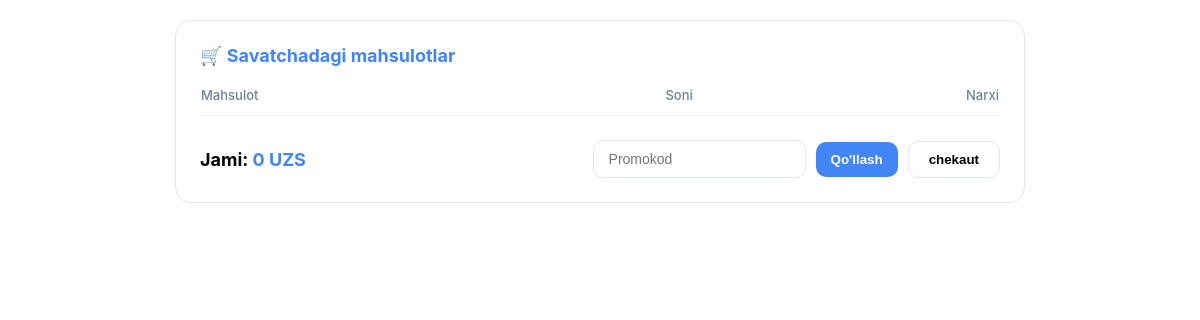
Before: /apps/savat/ with the older database file.
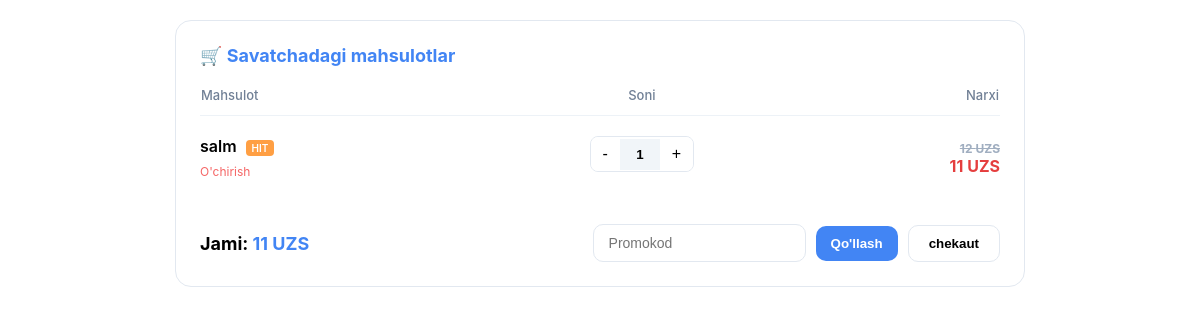
After: the same page with the newer database file.
### apps/models.py (models this page shows, shortened)
class BaseCreatedModel(models.Model):
    created_at = models.DateTimeField(auto_now_add=True)
    updated_at = models.DateTimeField(auto_now=True)
    class Meta:
        abstract = True

class Product(BaseCreatedModel):
    category = models.ForeignKey(Category, on_delete=models.CASCADE, related_name='products')
    name = models.CharField(max_length=200, verbose_name="Mahsulot nomi")
    slug = models.SlugField(max_length=300, unique=True, editable=False)
    price = models.DecimalField(max_digits=12, decimal_places=0, verbose_name="Narxi")
    sale = models.IntegerField(validators=[MaxValueValidator(100), MinValueValidator(0)], default=0)
    description = models.TextField(verbose_name="Tarkibi/Haqida")
    count = models.IntegerField(default=0)
    is_active = models.BooleanField(default=True)
    is_hit = models.BooleanField(default=False, verbose_name="Sotuv xitimi?")
    tags = models.ManyToManyField(Tags, blank=True, related_name='tag_list')

### apps/views.py (the view)
# urls.py: path('savat/', savatView.as_view(), name='savat'),
class savatView(TemplateView):
    template_name = 'product/savat.html'
    def get_context_data(self, **kwargs):
        context = super().get_context_data(**kwargs)
        products = Product.objects.filter(is_active=True)[:2]
        cart_items = []
        total_price = 0
        for prod in products:
            quantity = 1
            current_price = prod.price
            if prod.sale > 0:
                current_price = prod.price * (100 - prod.sale) / 100
            item_total = current_price * quantity
            total_price += item_total
            cart_items.append({
                'product': prod,
                'quantity': quantity,
                'subtotal': int(item_total)  # HTMLdagi subtotal bilan mos kelishi uchun
            })
        context['cart_items'] = cart_items
        context['total_price'] = int(total_price)
        return context

### templates/product/savat.html (shortened to what this page needs)
<!DOCTYPE html>
<html lang="uz">
<head>
</head>
<body>
<div class="cart-container">
    <div class="cart-title">
        🛒 Savatchadagi mahsulotlar
    </div>
    <table class="cart-table">
        <thead>
            <tr>
                <th>Mahsulot</th>
                <th style="text-align: center;">Soni</th>
                <th style="text-align: right;">Narxi</th>
            </tr>
        </thead>
        <tbody>
            {% for item in cart_items %}
            <tr class="cart-item">
                <td>
                    <div class="item-name">
                        {{ item.product.name }}
                        {% if item.product.is_hit %}
                        <span class="badge-hit">HIT</span>
                        {% endif %}
                    </div>
                    <a href="#" class="remove-btn">O'chirish</a>
                </td>
                <td style="display: flex; justify-content: center;">
                    <div class="qty-control">
                        <button type="button" onclick="decrement(this)">-</button>
                        <input type="text" class="qty-input"
                               data-unit-price="{{ item.product.sale|default:item.product.price }}"
                               value="{{ item.quantity }}" readonly>
                        <button type="button" onclick="increment(this)">+</button>
                    </div>
                </td>
                <td class="item-price">
                    {% if item.product.sale > 0 %}
                        <div style="font-size: 0.75rem; color: #a0aec0; text-decoration: line-through;">
                            {{ item.product.price }} UZS
                        </div>
                        <div style="color: #e53e3e;" class="item-price-val">
                            {{ item.subtotal }} UZS
                        </div>
                    {% else %}
                        <div class="item-price-val">{{ item.product.price }} UZS</div>
                    {% endif %}
                </td>
            </tr>
            {% endfor %}
        </tbody>
    </table>
    <div class="cart-footer">
        <div class="total-price">
            Jami: <span id="total-display">{{ total_price }} UZS</span>
        </div>
        <div class="promo-section">
            <input type="text" id="promo-code-input" class="promo-input" placeholder="Promokod">
            <button type="button" id="apply-promo-btn" class="promo-apply-btn" onclick="applyCoupon()">Qo'llash</button>
            <a href="{% url 'chekaut' %}" style="text-decoration: none;">
                <button type="button" class="apply-btn">chekaut</button>
            </a>
        </div>
    </div>
</div>
</body>
</html>

### templates/product/savat.html (style rules this page uses)
.cart-container { font-family: 'Inter', sans-serif; background: #ffffff; border: 1px solid #e2e8f0; border-radius: 16px; padding: 24px; max-width: 800px; margin: 20px auto; }
.cart-title { display: flex; align-items: center; gap: 8px; font-size: 18px; font-weight: 700; color: #4285f4; margin-bottom: 20px; }
.cart-table { width: 100%; border-collapse: collapse; }
.cart-table th { text-align: left; font-size: 13px; color: #718096; font-weight: 500; padding-bottom: 12px; border-bottom: 1px solid #edf2f7; }
.cart-item td { padding: 20px 0; }
.item-name { font-weight: 600; font-size: 16px; margin-bottom: 4px; }
.badge-hit { background: #FF9F43; color: white; font-size: 10px; padding: 2px 6px; border-radius: 4px; margin-left: 5px; vertical-align: middle; text-transform: uppercase; }
.remove-btn { color: #f56565; font-size: 12px; cursor: pointer; text-decoration: none; }
.qty-control { display: flex; align-items: center; border: 1px solid #e2e8f0; border-radius: 8px; width: fit-content; overflow: hidden; }
.qty-control button { background: #fff; border: none; padding: 8px 12px; cursor: pointer; font-size: 16px; transition: 0.2s; user-select: none; }
.qty-control input { width: 40px; text-align: center; border: none; background: #f1f5f9; font-weight: 700; padding: 8px 0; outline: none; }
.item-price { font-weight: 700; font-size: 16px; text-align: right; }
.cart-footer { display: flex; justify-content: space-between; align-items: center; margin-top: 24px; flex-wrap: wrap; gap: 15px; }
.total-price { font-size: 18px; font-weight: 700; }
.total-price span { color: #4285f4; }
.promo-section { display: flex; align-items: center; gap: 10px; }
.promo-input { border: 1px solid #e2e8f0; border-radius: 10px; padding: 10px 15px; outline: none; font-size: 14px; min-width: 120px; }
.promo-apply-btn { background: #4285f4; color: white; border: none; border-radius: 10px; padding: 10px 15px; font-weight: 600; cursor: pointer; }
.apply-btn { background: #ffffff; border: 1px solid #e2e8f0; border-radius: 10px; padding: 10px 20px; font-weight: 600; cursor: pointer; }

Changed rows visible on the page:
added Product: product.name "salm", is_hit "HIT", quantity "1", product.price "12", subtotal "11"
Other visible differences:
{{ total_price }}: "0" → "11"
